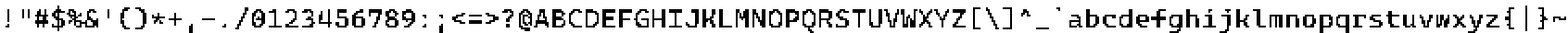
#> input picture utils/子模/ASCII.BMP, 846 x 18 px (shown 2 times larger)
$ python bmp_to_coe.py
#> lines starting #> are read from the running program, lines starting #| are printed output that depends on the picture; after the words box and inside, x2 and y2 are one past the last pixel; in counts of white or black regions, pixels touching at a corner belong together
#%%
from PIL import Image
import numpy as np
import matplotlib.pyplot as plt

#%%
# 读取BMP文件
image = Image.open('ASCII.BMP')
#> image is the input picture: PIL image 846x18 P; 83.4% white; black in thin lines or dots, all inside (x1, y1, x2, y2) = (3, 3, 845, 18)
# 显示图像


# 将图像转换为NumPy数组
img_array = np.array(image,dtype=np.uint8)
plt.imshow(img_array, cmap='gray')
plt.axis('off')  # 可选择不显示坐标轴
plt.show()
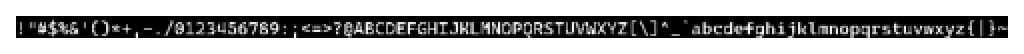
#> figure drawn by matplotlib, 1 panel; palette indices are drawn, not the picture's colours

char_array = np.zeros(shape=(94,18,9),dtype=np.uint8)
for i in range(94):
    char_array[i]=img_array[:,i*9:i*9+9]

#%%
# 以写入模式打开文本文件
with open('example.txt', 'w') as f:
    # 写入内容
    f.write("memory_initialization_radix = 2;\n")
    for i in char_array:
        for j in i:
            for k in j:
                f.write(str(k))
            f.write(';\n')
#> this loop made 94 passes


#%%
